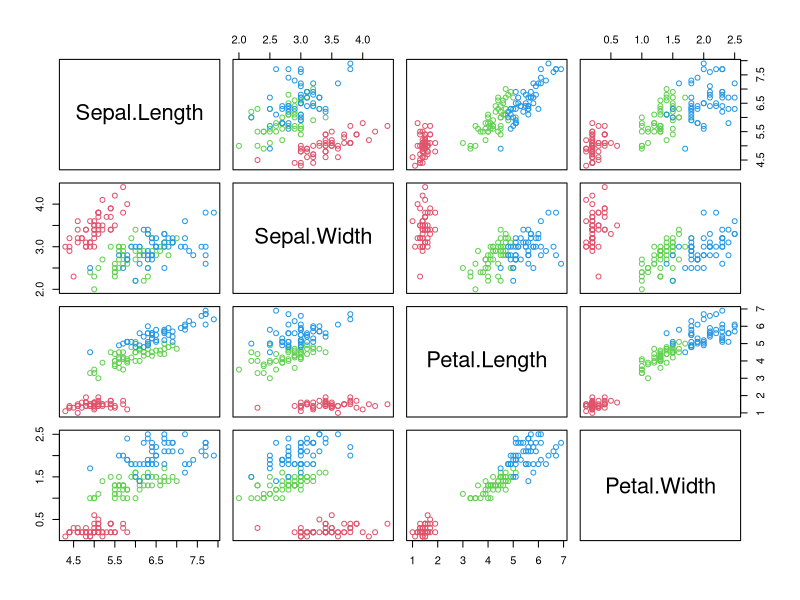

Write the R code that produced this figure. (Note: this script raises an error after producing the figure.)

iris


# logistic function
logistic = function(x) {
  return(1 / (1 + exp(-x)))
}

# good value
set.seed(123)
# missing_vec = -0.1 * c(1, -2, 2, -2)
missing_vec = -0.1 * c(-2, -4, 2, 2)

set.seed(123)
# missing_vec = -0.1 * c(1, -2, 2, -2)
missing_vec = -0.1 * c(-2, -4, 2, 2)

dat = iris
for (i in 1:length(missing_vec)) {
  score = as.matrix(iris[,(1:4)[-i]]) %*% missing_vec[-i]
  propensity = logistic(score)
  missing = rbinom(n=nrow(dat), size = 1, prob = propensity)
  dat[missing == 1, i] = NA
}
dat

plot(iris[1:4], col = as.numeric(iris[,5]) + 1)
# install.packages("GGally")
# Parallel coordinates plot using GGally
library("GGally")
mtcars2 <- mtcars %>%
  select(mpg, disp, drat, wt, qsec)

GGally::ggpairs(iris)

# full iris data
GGally::ggpairs(data = iris, columns = 1:4, 
                ggplot2::aes(colour=Species, alpha = 0.7))
ggsave("plots/iris_data.pdf", height = 12, width = 21)


# missingness iris data
tab_dat = data.frame(variable = colnames(iris),
                     missing = colMeans(is.na(dat)))
ggplot(tab_dat[-5, ], aes(x = variable, y = missing)) +
  geom_bar(stat = "identity") +
  xlab("% missing values")
ggsave("plots/iris_data_missingness.pdf", height = 4, width = 7)

# set up bootstrap
set.seed(123)
res = data.frame(fold = 1:10, full_acc = 0, 
                 EM_acc = 0, na_rm_acc = 0, na_imp_acc = 0)
nfolds = 10

# impute means
means = colMeans(dat[,-5], na.rm = TRUE)
datImpMean = dat
datImpMean[is.na(datImpMean[,1]), 1] = means[1]
datImpMean[is.na(datImpMean[,2]), 2] = means[2]
datImpMean[is.na(datImpMean[,3]), 3] = means[3]


# cross validation for performance comparison
fold_id = sample(rep(1:10, length.out = nrow(dat)), 
                 nrow(dat), replace = FALSE)
for (fold in 1:nfolds) {
  test_ids = (1:nrow(dat))[fold_id == fold]
  train_ids = (1:nrow(dat))[fold_id != fold]
  
  # original data (no missing values)
  full <- rpart(Species ~ ., 
                data = iris[train_ids,])
  full_pred = predict(full, newdata = iris[test_ids,], type = "class")
  full_acc = mean(full_pred == dat[test_ids,"Species"])
  res[fold, "full_acc"] = full_acc
  # rpart.plot(full)
  
  # EM
  EM_fit = EM_rpart(Species ~ ., 
                    data = dat[train_ids,])
  EM_pred = predict(EM_fit, newdata = iris[test_ids,], type = "class")
  EM_acc = mean(EM_pred == dat[test_ids,"Species"])
  res[fold, "EM_acc"] = EM_acc
  # rpart.plot(EM_fit)
  
  # omit missing variables
  na_rm <- rpart(Species ~ ., 
                 data = dat[train_ids,])
  na_rm_pred = predict(na_rm, newdata = iris[test_ids,], type = "class")
  na_rm_acc = mean(na_rm_pred == dat[test_ids,"Species"])
  res[fold, "na_rm_acc"] = na_rm_acc
  # rpart.plot(na_rm)
  
  # impute means
  na_imp <- rpart(Species ~ ., 
                  data = datImpMean[train_ids,])
  na_imp_pred = predict(na_imp, newdata = iris[test_ids,], type = "class")
  na_imp_acc = mean(na_imp_pred == dat[test_ids,"Species"])
  res[fold, "na_imp_acc"] = na_imp_acc
  # rpart.plot(na_imp)
  
}
res

# average accuracy
colMeans(res)

# plot result of 10 fold CV
plot_res = reshape2::melt(res, id.vars = "fold")
ggplot(plot_res) +
  geom_boxplot(aes(x = variable, y = value)) +
  scale_x_discrete(labels = c("Full Data", "EM", "Remove NA", "Impute NA")) +
  xlab("Model") +
  ylab("Accuracy in 10 fold CV")
ggsave("plots/performance.pdf", height = 4, width = 7)



